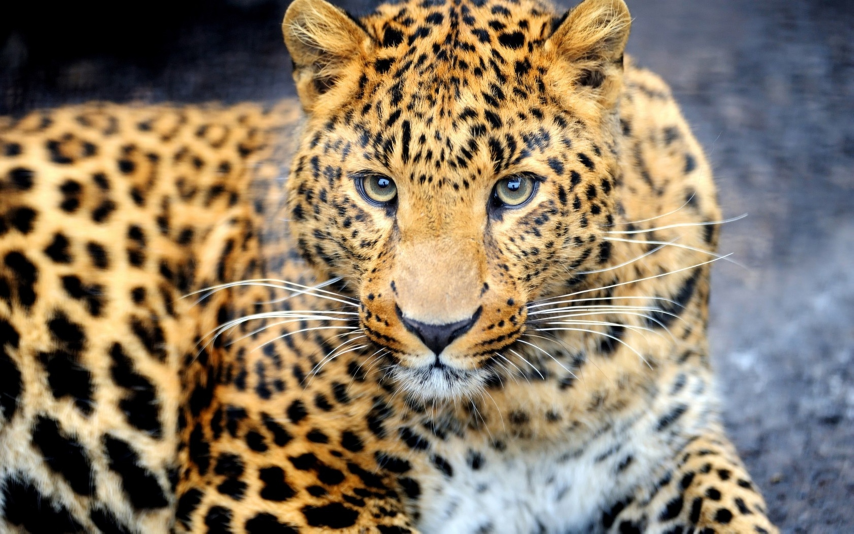
#> input picture ai_project/img/77_leopard.jpg, 2560 x 1600 px (shown at 1/3 size)
$ python tranfomation_img.py
#> lines starting #> are read from the running program, lines starting #| are printed output that depends on the picture; after the words box and inside, x2 and y2 are one past the last pixel; in counts of white or black regions, pixels touching at a corner belong together
import cv2
import numpy as np


img = cv2.imread('img/77_leopard.jpg')
#> img is the input picture: shape (1600, 2560, 3); mean B, G, R 99.8, 121.5, 137.1
new_img = np.zeros(img.shape, dtype='uint8')

# //-делим получилось целое число
img = cv2.resize(img, (img.shape[1] // 4, img.shape[0] // 3))
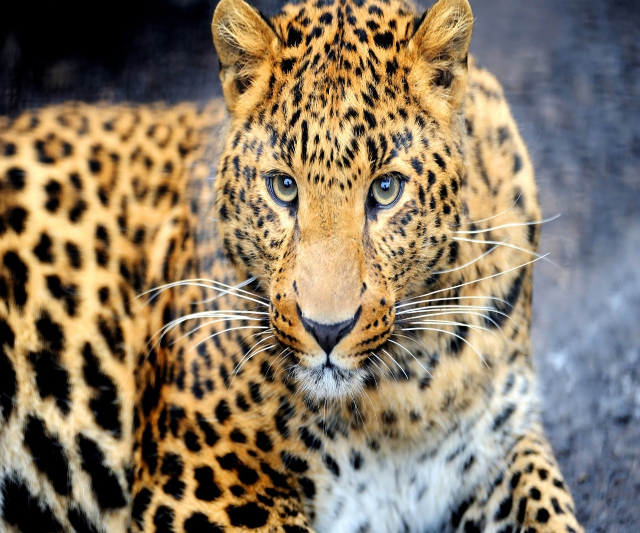
#> img: shape (533, 640, 3); mean B, G, R 99.7, 121.4, 136.9
# [17 lines of commented-out code are left out]
img = cv2.cvtColor(img, cv2.COLOR_BGR2GRAY)
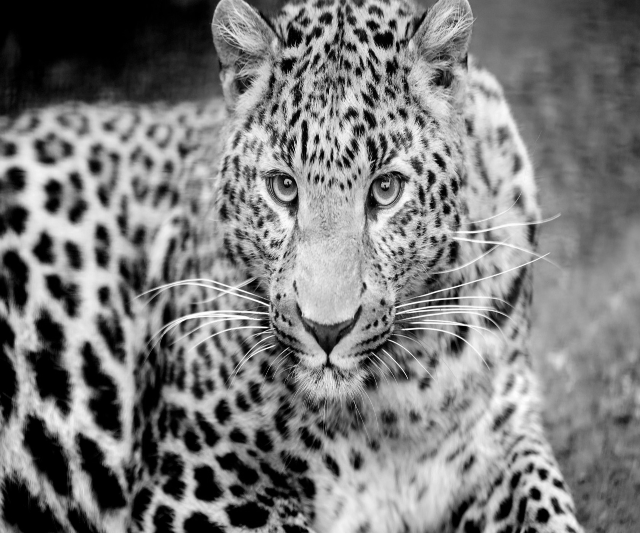
#> img: shape (533, 640); min 0, max 254, mean 123.5
img = cv2.GaussianBlur(img, (5, 5), 0)
img = cv2.Canny(img, 100, 140)
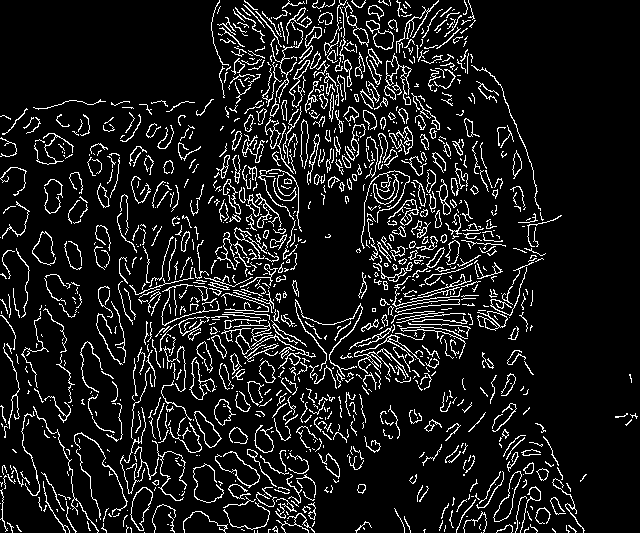
#> img: shape (533, 640); 10.2% white in thin lines or dots
con, hir = cv2.findContours(img, cv2.RETR_LIST, cv2.CHAIN_APPROX_NONE)
#> con = 1359 contours, 1130 with area under 20; largest, box (x1, y1, x2, y2) and area: (130, 487, 153, 531) 543, (130, 487, 153, 531) 509, (493, 471, 522, 522) 468, (493, 471, 522, 522) 444, (194, 411, 222, 448) 431; hir = 1359 rows, first 6: [1, -1, -1, -1], [2, 0, -1, -1], [3, 1, -1, -1], [4, 2, -1, -1], [5, 3, -1, -1], [6, 4, -1, -1]

# print(con)

# ============================================================================
cv2.drawContours(new_img, con, -1, (230, 32, 43), 1) # рисуем картунку
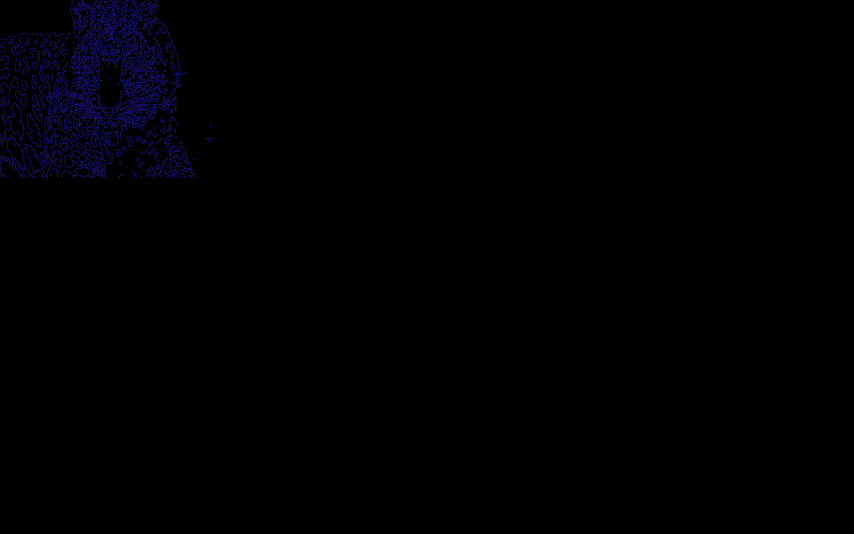
#> new_img: shape (1600, 2560, 3) (shown at 1/3 size); mean of channels 0, 1, 2 1.9, 0.3, 0.4; drawn as B, G, R
# ============================================================================

cv2.imshow('Leop', new_img)  # Просмотр картинки
cv2.waitKey(2 * 1000)
